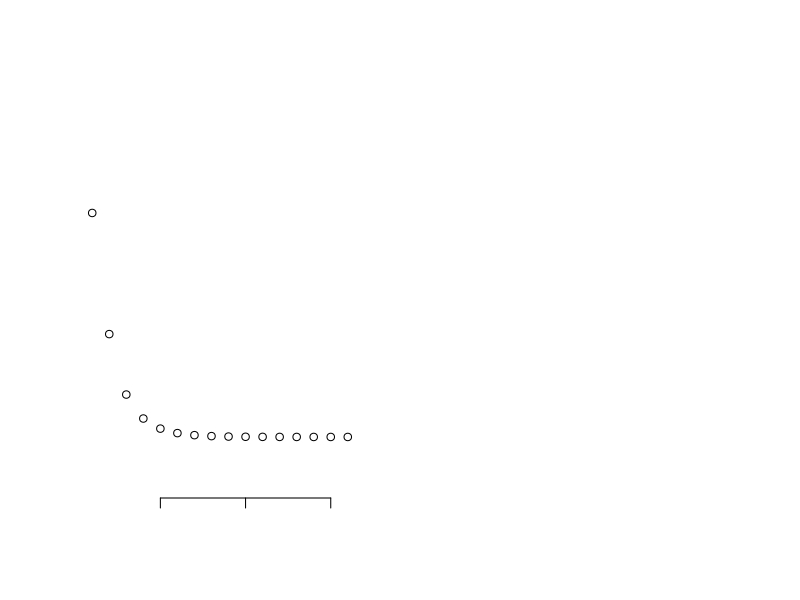

Write R code to recreate this figure. (Note: this script raises an error after producing the figure.)
# Ui; latent binary variant for gene , Ui~Ber(delta) Ui=1: risk gene Ui=0: non risk gene
# Zij: latent binary variant for variant, Zij~Ber(pi), Zij=1, variant j of gene i is causal variant, Zij=0 otherwise
# m: number of variant
# N0: number of controls; N1: number of cases
# num.gene: number of genes in the sample
##################################
rm(list=ls())
start.time=date()
cat("program starts at", date(),"\n\n")
ptm <- proc.time()
intergrand=function(aa, indi.var, pheno, bar.gamma, sig)
{
  ff=dbinom(sum(indi.var[pheno==1]), sum(indi.var), aa*N1/(aa*N1+N0))*dgamma(aa, bar.gamma*sig, sig)
  return(ff)
}
# calculate the bayes factor of a single variant via integration
BF.gene.inte=function(geno.var, pheno, bar.gamma, sig)
{
  marglik0.CC <- dbinom(sum(geno.var[pheno==1]), sum(geno.var), N1/(N1+N0))    # Under H0: gamma=1

  marglik1.CC <- integrate(intergrand, geno.var, pheno, bar.gamma, sig, low=0, upper=100, stop.on.error=F)$value # Under H1: gamma~gamma(gamma.mean*sigma, sigma)
  BF.var <- marglik1.CC/marglik0.CC

  return(BF.var)
}
##################################
gene.simu=function(N0, N1, m, alpha0, beta0, alpha, beta, gamma.mean, sigma, pi, model, num.group, split.ratio)
{
  pheno=c(rep(0,N0), rep(1,N1))
  q <- rbeta(m, alpha0, beta0)
  gamma <- rep(1,m)
  Zij=rep(0,m)
  if (model==1)
  {
    for (k in 1:num.group)
    {
      from=split.ratio[k]*m+1; to=split.ratio[k+1]*m
      Zij[from:to]=rbinom((to-from+1), 1, pi[k])
    }
    q[Zij==1] <- rbeta(sum(Zij==1), alpha, beta)
    gamma[Zij==1] <- rgamma(sum(Zij==1), gamma.mean*sigma, sigma)
  }

  x <- array(0, dim=c(length(pheno), m))
  for (j in 1:m)
  {
    x[pheno==0,j] <- sample(c(1,0), N0, replace=TRUE, prob=c(2*q[j],1-2*q[j]))
    x[pheno==1,j] <- sample(c(1,0), N1, replace=TRUE, prob=c(2*q[j]*gamma[j],1-2*q[j]*gamma[j]))
  }

  var.index=which(colSums(x!=0)>0) # get the variant index
  x=x[,!apply(x==0,2,all)]  # filter variants with 0 counts in both cases and controls since these kind of variants are noninformative
  x=as.matrix(x)
  return (list(geno=x,pheno=pheno,q=q,gamma=gamma, Zij=Zij, var.index=var.index))

}
##################################
num.gene=500
m=100
N0=3000; N1=3000
delta=1
alpha0 <- 0.1
beta0 <- 100
alpha <- 0.1
beta <- 200
gamma.mean <- 6
sigma <- 1
num.group=1
split.ratio=c(0, 1)
anno.num=1
############  generate feature covariate
Ajk=rep(0, (num.gene*m))
Ajk[sample(length(Ajk), (1*length(Ajk)))]=1
############## generate beta
beta.true=numeric(anno.num)
beta.true[1]=2
############# compute tau: risk of every variant being risk variant
tau.true=exp(Ajk*beta.true)/(1+exp(Ajk*beta.true))

#pi=tau.true
pi=0.1
max.run=100
all.pi=matrix(nrow=max.run, ncol=(num.group+1))
all.teststat=numeric()
actu.pi=numeric()
pvalue.fish=numeric()
all.conti.table=list()
odds.ratio=numeric()
log.lkhd=numeric() # used to check the concavity of likelihood function of beta
########################  generate data
for (run in 1:max.run) {
  actu.no.var=numeric()
  all.data=list()
  causal.var.index=matrix(nrow=num.gene, ncol=m)
  BF.var=matrix(0,nrow=num.gene, ncol=m);
  Ui=rbinom(num.gene, 1, delta)
  stop.cond=0; iter=1
  thrshd=1e-5
  max.iter=1000
  beta.k=numeric(); beta.k[1]=0.7
  delta.est=numeric(); delta.est[1]=0.8
  BF.gene=matrix(nrow=max.iter, ncol=num.gene)
  final.causal.var=numeric()
  conti.matx=list()
  ########################
  for (i in 1:num.gene)
  {
    cat(i, "th gene of ", "\t", num.gene, "\t", "is running", "\t", run, "th run of ", max.run, "\n")
    data=gene.simu(N0, N1, m, alpha0, beta0, alpha, beta, gamma.mean, sigma, pi, Ui[i], num.group, split.ratio)
    all.data[[i]]=data
    causal.var.index[i,]=data$Zij

      # construct  the contigency table for each gene
      xx=which(data$Zij==1)    # xx; causal variant  before filtering
      yy=data$var.index   # yy: final variant index after filtering
      actu.no.var[i]=length(yy); zz=intersect(xx, yy) # zz; causal variant after filtering
      final.causal.var[i]=length(zz)

      conti.table=matrix(nrow=2,ncol=2)  # used for fisher exact test
      conti.table[1,1]=sum(data$geno[(data$pheno==1),which(yy%in%data$var.index)])
      conti.table[1,2]=sum(data$pheno==1)*length(yy)-conti.table[1,1]
      conti.table[2,1]=sum(data$geno[(data$pheno==0),which(yy%in%data$var.index)])
      conti.table[2,2]=sum(data$pheno==0)*length(yy)-conti.table[2,1]

       conti.matx[[i]]=conti.table

    bb=1
    if (ncol(data$geno)>0) # calculate Bayes factor for variant (i,j)
      for (j in 1:ncol(data$geno))
      {
        orig.var.index=data$var.index[j]
        BF.var[i,orig.var.index]=BF.gene.inte(data$geno[,j], data$pheno, bar.gamma=gamma.mean, sig=sigma)

        bb=bb*((1-beta.k[1])+beta.k[1]*BF.var[i,orig.var.index])
      }
    BF.gene[1, i]=bb   # bayes facor for that gene
  }
  ################
    actu.pi[run]=sum(final.causal.var[Ui==1])/sum(actu.no.var[Ui==1])
  ########################## EM algorithm
  ########################
  while (stop.cond==0)
  {
    iter=iter+1
    ############## EM algorithm: E step
    EUiZij=matrix(0,nrow=num.gene, ncol=m)
    EUi=numeric()
    for (i in 1:num.gene)
    {
      data=all.data[[i]]
      bb=1
      if (ncol(data$geno)>0)
        for (j in 1:ncol(data$geno))
        {
          orig.var.index=data$var.index[j]
          numer=BF.var[i,orig.var.index]*beta.k[iter-1]*delta.est[iter-1]
          denom=(delta.est[iter-1]+(1-delta.est[iter-1])/BF.gene[(iter-1),i])*(beta.k[iter-1]*BF.var[i,orig.var.index]+(1-beta.k[iter-1]))
          EUiZij[i, orig.var.index]=numer/denom
          bb=bb*((1-beta.k[iter-1])+beta.k[iter-1]*BF.var[i,orig.var.index])
        }
      BF.gene[iter,i]=bb
      EUi[i]=delta.est[iter-1]*bb/(delta.est[iter-1]*bb+1-delta.est[iter-1])
    }
    ############## EM algorithm: M step
    #delta.est[iter]=sum(EUi)/num.gene
    delta.est[iter]=1
    beta.k[iter]=sum(EUiZij)/sum(actu.no.var*EUi)

    ####################
    diff=sum(abs(beta.k[iter]-beta.k[iter-1]))+abs(delta.est[iter]-delta.est[iter-1])
    if (diff<thrshd || iter>(max.iter-1))
      stop.cond=1
    cat(iter, "th iteration is running", "\t", run, "th run", "\n")
  } # end of iter
  if (iter<max.iter)
    beta.k=beta.k[complete.cases(beta.k)]
  ################## calculate the likelihood ratio test statistics
  lkhd=rep(1,num.gene); total.lkhd=0
  for (i in 1:num.gene)
  {
    #    i=33
    data=all.data[[i]]
    for (j in 1:ncol(data$geno))
    {
      orig.var.index=data$var.index[j]
      lkhd[i]=lkhd[i]*((1-beta.k[iter-1])+beta.k[iter-1]*BF.var[i,orig.var.index])
    } # end of j
    total.lkhd=total.lkhd+log((1-delta.est[iter-1])+delta.est[iter-1]*lkhd[i])
  } # end of i
  2*total.lkhd
  all.teststat[run]=2*total.lkhd
  ##################
  # calculate pvalues by fisher exact test
    contigen=matrix(0, nrow=2, ncol=2)
    for (i in 1:num.gene)
      contigen=contigen+conti.matx[[i]]

    pvalue.fish[run]=fisher.test(contigen)$p.value
    odds.ratio[run]=fisher.test(contigen)$estimate
    all.conti.table[[run]]=contigen
  ##################

  par(mfrow=c(1,2))
  plot(beta.k, ylim=c(0, 1), main=expression(paste (beta)), xlab="Iteration index", ylab="")
  abline(h=actu.pi[run], col="red")
  plot(delta.est, ylim=c(0, 1), main=expression(delta), xlab="Iteration index", ylab="")
  abline(h=delta, col="red")

  all.pi[run,]=c(beta.k[iter-1], delta.est[iter-1])
} # end of run
######################
end.time=date()
cat("program ends at", date(),"\n\n")
time.spent<-proc.time()-ptm
time.spent
